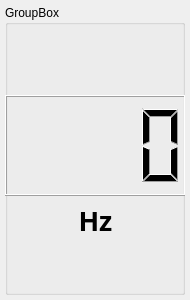
<?xml version="1.0" encoding="UTF-8"?>
<ui version="4.0">
 <class>PiezoSpeaker</class>
 <widget class="QWidget" name="PiezoSpeaker">
  <property name="geometry">
   <rect>
    <x>0</x>
    <y>0</y>
    <width>190</width>
    <height>300</height>
   </rect>
  </property>
  <property name="minimumSize">
   <size>
    <width>190</width>
    <height>300</height>
   </size>
  </property>
  <property name="windowTitle">
   <string>Form</string>
  </property>
  <widget class="QGroupBox" name="groupBox">
   <property name="geometry">
    <rect>
     <x>5</x>
     <y>5</y>
     <width>180</width>
     <height>290</height>
    </rect>
   </property>
   <property name="sizePolicy">
    <sizepolicy hsizetype="Preferred" vsizetype="Expanding">
     <horstretch>0</horstretch>
     <verstretch>0</verstretch>
    </sizepolicy>
   </property>
   <property name="title">
    <string>GroupBox</string>
   </property>
   <widget class="QLabel" name="valueTypeLabel">
    <property name="geometry">
     <rect>
      <x>10</x>
      <y>190</y>
      <width>161</width>
      <height>51</height>
     </rect>
    </property>
    <property name="font">
     <font>
      <family>Noto Sans Blk</family>
      <pointsize>20</pointsize>
      <weight>75</weight>
      <bold>true</bold>
     </font>
    </property>
    <property name="text">
     <string notr="true">Hz</string>
    </property>
    <property name="alignment">
     <set>Qt::AlignCenter</set>
    </property>
    <property name="wordWrap">
     <bool>true</bool>
    </property>
   </widget>
   <widget class="QWidget" name="statusLED" native="true">
    <property name="geometry">
     <rect>
      <x>150</x>
      <y>40</y>
      <width>12</width>
      <height>12</height>
     </rect>
    </property>
    <property name="sizePolicy">
     <sizepolicy hsizetype="Fixed" vsizetype="Fixed">
      <horstretch>0</horstretch>
      <verstretch>0</verstretch>
     </sizepolicy>
    </property>
    <property name="minimumSize">
     <size>
      <width>10</width>
      <height>10</height>
     </size>
    </property>
    <property name="maximumSize">
     <size>
      <width>15</width>
      <height>15</height>
     </size>
    </property>
   </widget>
   <widget class="QLCDNumber" name="lcdNumber">
    <property name="geometry">
     <rect>
      <x>0</x>
      <y>90</y>
      <width>181</width>
      <height>101</height>
     </rect>
    </property>
    <property name="digitCount">
     <number>4</number>
    </property>
   </widget>
  </widget>
 </widget>
 <resources/>
 <connections/>
</ui>
